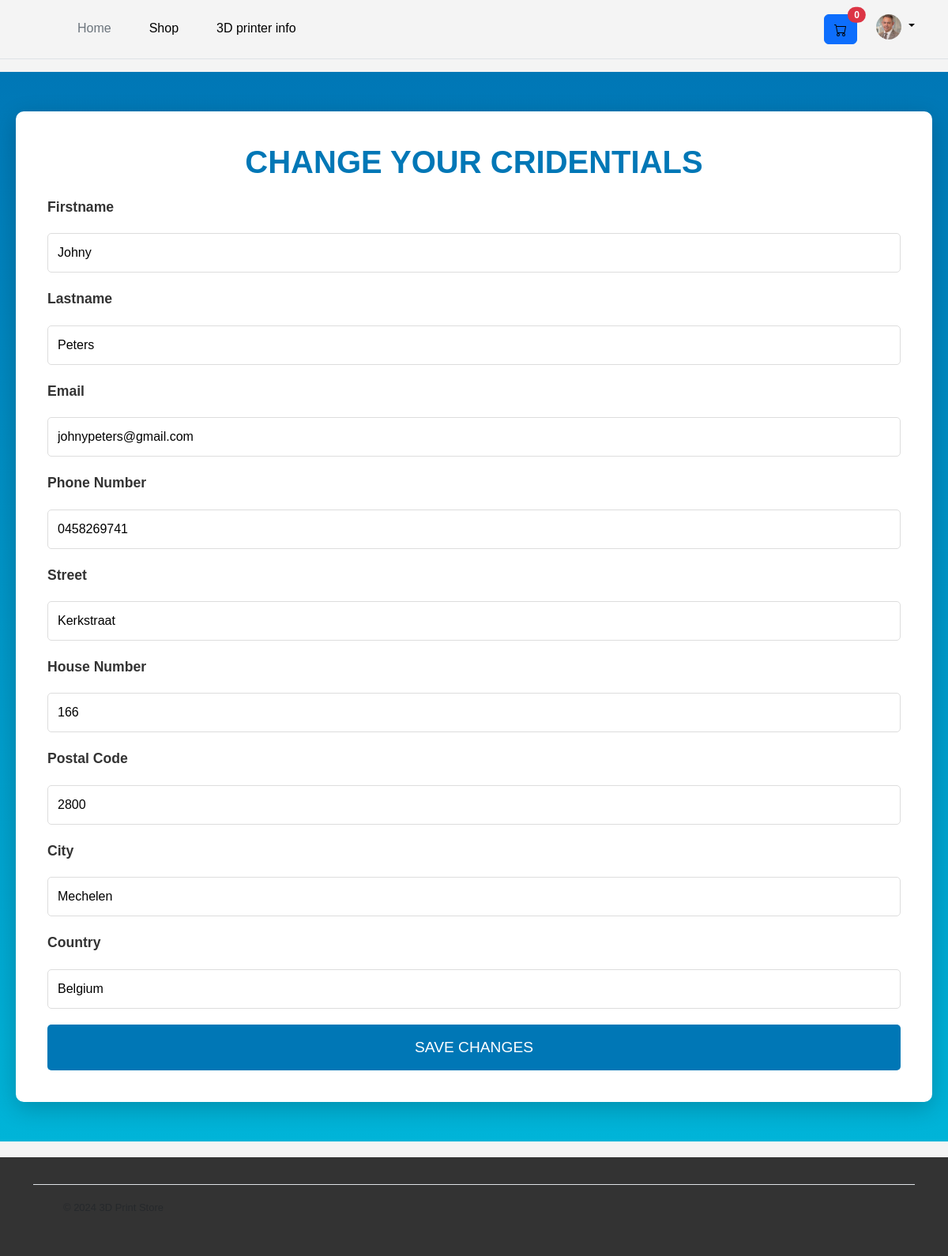
Page /PHP/changeprofile.php (signed in) on the committed database.
### tables this page shows
CREATE TABLE `customer` (
  `customerID` int(10) UNSIGNED NOT NULL,
  `firstName` varchar(100) NOT NULL,
  `lastName` varchar(100) NOT NULL,
  `admin` tinyint(1) NOT NULL,
  `active` tinyint(1) NOT NULL,
  `email` varchar(100) NOT NULL,
  `password` varchar(1000) NOT NULL,
  `phoneNbr` varchar(20) DEFAULT NULL,
  `birthdate` date NOT NULL,
  `street` varchar(255) NOT NULL,
  `houseNbr` int(255) NOT NULL,
  `postalcode` varchar(15) NOT NULL,
  `city` varchar(255) NOT NULL,
  `country` varchar(255) NOT NULL,
  `profile_picture` varchar(1000) DEFAULT NULL
);

### PHP/changeprofile.php (the view, shortened to what this page needs)
<?php
if (isset($_SESSION['email'])) {
    $host = "localhost";
    $username = "Webuser";
    $password = "Lab2024";
    $database = "3d-shop";
    $userEmail = $_SESSION['email'];
    $link = mysqli_connect($host, $username, $password) or die("Error: no connection can be made to the host");
    mysqli_select_db($link, $database) or die("Error: the database could not be opened");
    $query = "SELECT firstName, lastName, email, phoneNbr, street, houseNbr, postalcode, city, country, profile_picture FROM customer WHERE email = '$userEmail'";
    $result = mysqli_query($link, $query) or trigger_error("Failed to pull user data from database", E_ERROR);;
    $userdata = [
        "firstName" => "",
        "lastName" => "",
        "email" => "",
        "phoneNbr" => "",
        "street" => "",
        "houseNbr" => "",
        "postalcode" => "",
        "city" => "",
        "country" => "",
        "profile_picture" => ""
    ];
    while ($row = mysqli_fetch_array($result)) {
        $userdata["firstName"] = $row["firstName"];
        $userdata["lastName"] = $row["lastName"];
        $userdata["email"] = $row["email"];
        $userdata["phoneNbr"] = $row["phoneNbr"];
        $userdata["street"] = $row["street"];
        $userdata["houseNbr"] = $row["houseNbr"];
        $userdata["postalcode"] = $row["postalcode"];
        $userdata["city"] = $row["city"];
        $userdata["country"] = $row["country"];
        $userdata["profile_picture"] = $row["profile_picture"];
    }
} else {
    header("Location: ../HTML/login.html");
}
?>
<!DOCTYPE html>
<html lang="en">
<head>
    <link href="../CSS/reset.css" rel="stylesheet" />
    <link href="https://cdn.jsdelivr.net/npm/bootstrap@5.3.3/dist/css/bootstrap.min.css" rel="stylesheet"
>
    <link href="../CSS/signup.css" rel="stylesheet" />
    <link href="../CSS/testcart.css" rel="stylesheet" />
</head>
<body>
    <header class="p-3 mb-3 border-bottom">
        <div class="container">
            <div class="d-flex flex-wrap align-items-center justify-content-center justify-content-lg-start">
                <a href="/" class="d-flex align-items-center mb-2 mb-lg-0 link-body-emphasis text-decoration-none">
                    <svg class="bi me-2" width="40" height="32" role="img" aria-label="Bootstrap">
                        <use xlink:href="#bootstrap"></use>
                    </svg>
                </a>
                <ul class="nav nav-underline col-12 col-lg-auto me-lg-auto mb-2 justify-content-center mb-md-0">
                    <li class="nav-item"><a href="../PHP/home.php" class="nav-link px-2 link-secondary" aria-current="page">Home</a></li>
                    <li class="nav-item"></li><a href="../PHP/shop.php" class="nav-link px-2 link-body-emphasis">Shop</a></li>
                    <li class="nav-item"></li><a href="#" class="nav-link px-2 link-body-emphasis">3D printer info</a></li>
                </ul>
                <div class="d-grid gap-4 d-md-flex justify-content-md-center">
                <button type="button" class="btn btn-primary position-relative" type="button" data-bs-toggle="offcanvas" data-bs-target="#offcanvasWithBothOptions" aria-controls="offcanvasWithBothOptions">
                        <img src="../Pictures/Icon's/cart.svg">
                        <span class="position-absolute top-0 start-100 translate-middle badge rounded-pill bg-danger"><?php $itemCount = count($_SESSION['cart']);
                                                                                                                        echo $itemCount; ?></span>
                    </button>
                    <div class="dropdown text-end">
                        <a href="#" class="d-block link-body-emphasis text-decoration-none dropdown-toggle"
                            data-bs-toggle="dropdown" aria-expanded="false">
                            <img src="../Pictures/ProfilePictures/<?php echo htmlspecialchars($userdata['profile_picture']); ?>" alt="mdo" width="32" height="32"
                                class="rounded-circle">
                        </a>
                    </div>
                </div>
            </div>
        </div>
    </header>
    <section class="signup-section">
        <div class="form-container">
            <h2>Change your cridentials</h2>
            <form action="../PHP/updateProfile.php" method="POST" class="signup-form" onsubmit="">
                <label for="firstName">Firstname</label>
                <input type="firstName" id="firstName" name="firstName" value="<?php echo ($userdata["firstName"]); ?>" required>
                <label for="lastName">Lastname</label>
                <input type="lastName" id="lastName" name="lastName" value="<?php echo ($userdata["lastName"]); ?>" required>
                <label for="email">Email</label>
                <input type="email" id="email" name="email" value="<?php echo ($userdata["email"]); ?>" required>
                <label for="phone">Phone Number</label>
                <input type="tel" id="phone" name="phone" value="<?php echo ($userdata["phoneNbr"]); ?>">
                <label for="street">Street</label>
                <input type="text" id="street" name="street" value="<?php echo ($userdata["street"]); ?>" required>
                <label for="house-number">House Number</label>
                <input type="text" id="house-number" name="house-number" value="<?php echo ($userdata["houseNbr"]); ?>" required>
                <label for="postal-code">Postal Code</label>
                <input type="text" id="postal-code" name="postal-code" value="<?php echo ($userdata["postalcode"]); ?>" required>
                <label for="city">City</label>
                <input type="text" id="city" name="city" value="<?php echo ($userdata["city"]); ?>" required>
                <label for="country">Country</label>
                <input type="text" id="country" name="country" value="<?php echo ($userdata["country"]); ?>" required>
                <button type="submit" class="cta">Save changes</button>
            </form>
        </div>
    </section>
    <?php require_once 'footer.php';?>
</body>
</html>

### CSS/signup.css (style rules this page uses)
.signup-section { display: flex; justify-content: center; align-items: center; padding: 50px 20px; background: linear-gradient(to bottom, #0077b6, #00b4d8); min-height: 100vh; font-family: Arial, sans-serif; }
.form-container { background: #fff; padding: 40px; border-radius: 10px; box-shadow: 0 8px 30px rgba(0, 0, 0, 0.2); max-width: 1200px; width: 100%; animation: fadeIn 0.5s ease-in-out; }
.form-container h2 { text-align: center; font-size: 2.5em; margin-bottom: 20px; color: #0077b6; font-weight: bold; text-transform: uppercase; }
.signup-form { display: flex; flex-direction: column; gap: 20px; }
.signup-form label { font-size: 1.1em; font-weight: bold; color: #333; }
.signup-form input { padding: 12px; font-size: 1em; border: 1px solid #ddd; border-radius: 5px; transition: border-color 0.3s, box-shadow 0.3s; }
.signup-form button { padding: 15px; background-color: #0077b6; color: white; border: none; border-radius: 5px; font-size: 1.2em; cursor: pointer; transition: background-color 0.3s, transform 0.2s; text-transform: uppercase; }

### CSS/testcart.css (style rules this page uses)
body { background-color: #f4f4f4; font-family: Arial, sans-serif; margin: 0; padding: 0; }

### rows in the picture
customer: profile_picture (picture), firstName "Johny", lastName "Peters", email "johnypeters@gmail.com", phone "0458269741", street "Kerkstraat", house-number "166", postal-code "2800", city "Mechelen", country "Belgium"

### other values in the picture
$itemCount "0"
